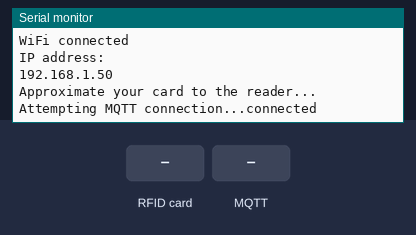
A sketch run on a simulated ESP32. On the bench: the last lines printed to the serial monitor. The test bench sets the inputs (shaded band). WiFi joins after 1.5 s; servers stay silent unless stated; no MQTT or app messages arrive unless stated.

Above: at 2.7 s.
2.8 s: RFID card 04 10 31 EA F4 6B 81 held to the reader
At 6.2 s:
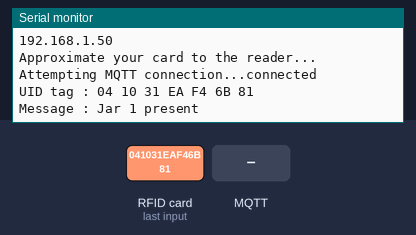
6.5 s: MQTT message "esp32/output" arrives on the first subscribed topic
At 7.4 s:
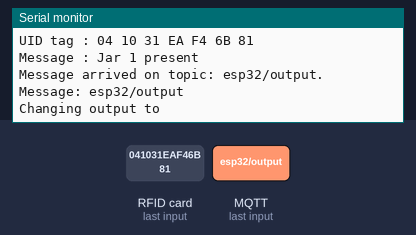
8.0 s: MQTT message "on" arrives on the first subscribed topic
At 8.5 s:
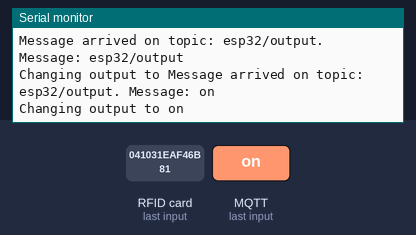
9.5 s: MQTT message "off" arrives on the first subscribed topic
At 9.9 s:
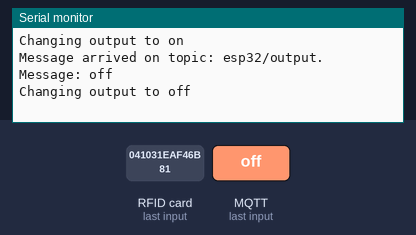
11.0 s: RFID card 04 0B 31 EA F4 6B 81 held to the reader
At 15.4 s:
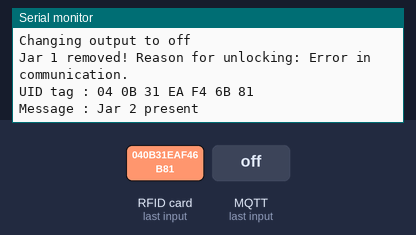
16.5 s: MQTT message "04 10 31 EA F4 6B 81" arrives on the first subscribed topic
At 17.4 s:
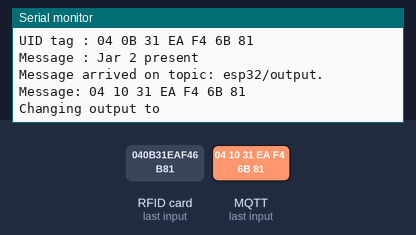

Measured:
- after the input at 2.8 s, the serial monitor: prints a new line after 2.2 s (image 1)
- after the input at 6.5 s, the serial monitor: prints a new line at once (image 2)
- after the input at 8.0 s, the serial monitor: prints a new line at once (image 3)
- after the input at 9.5 s, the serial monitor: prints a new line at once (image 4)
- after the input at 11.0 s, the serial monitor: prints a new line after 4.0 s (image 5)
- after the input at 16.5 s, the serial monitor: prints a new line at once (image 6)

The sketch:

RFID_while_loop_jars.ino
```cpp
// (licence header left out)
#include <SPI.h>
#include <MFRC522.h>
#include <PubSubClient.h>
#include <WiFi.h>

// Replace the next variables with your SSID/Password combination
const char* ssid = "";
const char* password = "";
// Add your MQTT Broker IP address, example:
//const char* mqtt_server = "192.168.1.144";
const char* mqtt_server = "";

WiFiClient espClient;
PubSubClient client(espClient);
long lastMsg = 0;
char msg[50];
int value = 0;
//// MQTT broker////


#define RST_PIN         22          // Configurable, see typical pin layout above
#define SS_PIN          5         // Configurable, see typical pin layout above

MFRC522 mfrc522(SS_PIN, RST_PIN);   // Create MFRC522 instance.

bool locked = false;
bool Jar_1 = false;
bool Jar_2 = false;

void setup()
{
  Serial.begin(115200);   // Initiate a serial communication
  /// wifi///
  Serial.println();
  Serial.print("Connecting to ");
  Serial.println(ssid);
  WiFi.begin(ssid, password);
  while (WiFi.status() != WL_CONNECTED) {
    delay(500);
    Serial.print(".");
  }
  Serial.println("");
  Serial.println("WiFi connected");
  Serial.println("IP address: ");
  Serial.println(WiFi.localIP());
  /// wifi ////
  SPI.begin();      // Initiate  SPI bus
  mfrc522.PCD_Init();   // Initiate MFRC522
  Serial.println("Approximate your card to the reader...");
  Serial.println();

  ////MQTT////
  client.setServer(mqtt_server, 1883);
  client.setCallback(callback);
  ////MQTT////
}


void callback(char* topic, byte* message, unsigned int length) {
  Serial.print("Message arrived on topic: ");
  Serial.print(topic);
  Serial.print(". Message: ");
  String messageTemp;

  for (int i = 0; i < length; i++) {
    Serial.print((char)message[i]);
    messageTemp += (char)message[i];
  }
  Serial.println();

  // Feel free to add more if statements to control more GPIOs with MQTT

  // If a message is received on the topic esp32/output, you check if the message is either "on" or "off".
  // Changes the output state according to the message
  if (String(topic) == "esp32/output") {
    Serial.print("Changing output to ");
    if(messageTemp == "on"){
      Serial.println("on");
      //digitalWrite(ledPin, HIGH);
    }
    else if(messageTemp == "off"){
      Serial.println("off");
      //digitalWrite(ledPin, LOW);
    }
  }
}

void reconnect() {
  // Loop until we're reconnected
  while (!client.connected()) {
    Serial.print("Attempting MQTT connection...");
    // Attempt to connect
    if (client.connect("ESP8266Client")) {
      Serial.println("connected");
      // Subscribe
      client.subscribe("esp32/output");
    } else {
      Serial.print("failed, rc=");
      Serial.print(client.state());
      Serial.println(" try again in 5 seconds");
      // Wait 5 seconds before retrying
      delay(5000);
    }
  }
}


void loop()
{
if (!client.connected()) {
    reconnect();
  }
  client.loop();

  long now = millis();
  if (now - lastMsg > 5000) {
    lastMsg = now;


// Wake up all cards present within the sensor/reader range.
  bool cardPresent = PICC_IsAnyCardPresent();

  // Reset the loop if no card was locked an no card is present.
  // This saves the select process when no card is found.
  if (! locked && ! cardPresent)
    return;

  // When a card is present (locked) the rest ahead is intensive (constantly checking if still present).
  // Consider including code for checking only at time intervals.

  // Ask for the locked card (if mfrc522.uid.size > 0) or for any card if none was locked.
  // (Even if there was some error in the wake up procedure, attempt to contact the locked card.
  // This serves as a double-check to confirm removals.)
  // If a card was locked and now is removed, other cards will not be selected until next loop,
  // after mfrc522.uid.size has been set to 0.
  MFRC522::StatusCode result = mfrc522.PICC_Select(&mfrc522.uid,8*mfrc522.uid.size);

  if(!locked && result == MFRC522::STATUS_OK)
  {
    //Show UID on serial monitor
    Serial.print("UID tag :");
    String content= "";
    byte letter;
    for (byte i = 0; i < mfrc522.uid.size; i++)
    {
       Serial.print(mfrc522.uid.uidByte[i] < 0x10 ? " 0" : " ");
       Serial.print(mfrc522.uid.uidByte[i], HEX);
       content.concat(String(mfrc522.uid.uidByte[i] < 0x10 ? " 0" : " "));
       content.concat(String(mfrc522.uid.uidByte[i], HEX));
    }
    Serial.println();
    Serial.print("Message : ");
    content.toUpperCase();

    if (content.substring(1) == "04 10 31 EA F4 6B 81"){
    Serial.println("Jar 1 present");
    Jar_1=true;
    locked=true;
    }

    if (content.substring(1) == "04 0B 31 EA F4 6B 81"){
    Serial.println("Jar 2 present");
    Jar_2=true;
    locked=true;
    }

  } else if(Jar_1 && result != MFRC522::STATUS_OK)
  {
    Jar_1=false;
    locked=false;
    mfrc522.uid.size = 0;
    // Action on card removal.
    /*
    char tempString[8];
    dtostrf(temperature, 1, 2, tempString);
    Serial.print("Temperature: ");
    Serial.println(tempString);
    client.publish("esp32/temperature", tempString);
    */
    Serial.print(F("Jar 1 removed! Reason for unlocking: "));
    Serial.println(mfrc522.GetStatusCodeName(result));
    /// mqtt message to appear at mqtt broker///
    client.publish("esp32/Jar1","Jar 1 removed!");
    /// mqtt message to appear at mqtt broker///
  }
  else if(Jar_2 && result != MFRC522::STATUS_OK)
  {
    Jar_2=false;
    locked=false;
    mfrc522.uid.size = 0;
    // Action on card removal.
    /*
    char tempString[8];
    dtostrf(temperature, 1, 2, tempString);
    Serial.print("Temperature: ");
    Serial.println(tempString);
    client.publish("esp32/temperature", tempString);
    */
    Serial.print(F("Jar 2 removed! Reason for unlocking: "));
    Serial.println(mfrc522.GetStatusCodeName(result));
    /// mqtt message to appear at mqtt broker///
    client.publish("esp32/Jar2","Jar 2 removed!");
    /// mqtt message to appear at mqtt broker///
  }
  else if(!locked && result != MFRC522::STATUS_OK)
  {
    // Clear locked card data just in case some data was retrieved in the select procedure
    // but an error prevented locking.
    mfrc522.uid.size = 0;
  }

  mfrc522.PICC_HaltA();
}
}

/**
 * Helper routine to dump a byte array as hex values to Serial.
 */
void printHex(byte *buffer, byte bufferSize) {
  for (byte i = 0; i < bufferSize; i++) {
    Serial.print(((buffer[i])>>4)&0x0F,  HEX);
    Serial.print(buffer[i]&0x0F, HEX);
    Serial.print(" ");
  }
}

// This convenience function could be added to the library in the future

/**
 * Returns true if a PICC responds to PICC_CMD_WUPA.
 * All cards in state IDLE or HALT are invited.
 *
 * @return bool
 */
bool PICC_IsAnyCardPresent() {
  byte bufferATQA[2];
  byte bufferSize = sizeof(bufferATQA);

  // Reset baud rates
  mfrc522.PCD_WriteRegister(mfrc522.TxModeReg, 0x00);
  mfrc522.PCD_WriteRegister(mfrc522.RxModeReg, 0x00);
  // Reset ModWidthReg
  mfrc522.PCD_WriteRegister(mfrc522.ModWidthReg, 0x26);

  MFRC522::StatusCode result = mfrc522.PICC_WakeupA(bufferATQA, &bufferSize);
  return (result == MFRC522::STATUS_OK || result == MFRC522::STATUS_COLLISION);
} // End PICC_IsAnyCardPresent()
```
